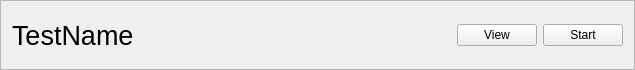
<?xml version="1.0" encoding="UTF-8"?>
<ui version="4.0">
 <class>testButtonFrame</class>
 <widget class="QFrame" name="testButtonFrame">
  <property name="geometry">
   <rect>
    <x>0</x>
    <y>0</y>
    <width>635</width>
    <height>70</height>
   </rect>
  </property>
  <property name="sizePolicy">
   <sizepolicy hsizetype="Preferred" vsizetype="Fixed">
    <horstretch>0</horstretch>
    <verstretch>0</verstretch>
   </sizepolicy>
  </property>
  <property name="windowTitle">
   <string>Frame</string>
  </property>
  <property name="frameShape">
   <enum>QFrame::StyledPanel</enum>
  </property>
  <layout class="QHBoxLayout" name="horizontalLayout">
   <item>
    <widget class="QLabel" name="testNameLabel">
     <property name="font">
      <font>
       <pointsize>20</pointsize>
      </font>
     </property>
     <property name="text">
      <string>TestName</string>
     </property>
    </widget>
   </item>
   <item>
    <spacer name="middleSpacer">
     <property name="orientation">
      <enum>Qt::Horizontal</enum>
     </property>
     <property name="sizeHint" stdset="0">
      <size>
       <width>40</width>
       <height>20</height>
      </size>
     </property>
    </spacer>
   </item>
   <item>
    <spacer name="verticalSpacer">
     <property name="orientation">
      <enum>Qt::Vertical</enum>
     </property>
     <property name="sizeType">
      <enum>QSizePolicy::Fixed</enum>
     </property>
     <property name="sizeHint" stdset="0">
      <size>
       <width>20</width>
       <height>40</height>
      </size>
     </property>
    </spacer>
   </item>
   <item>
    <widget class="QPushButton" name="viewButton">
     <property name="text">
      <string>View</string>
     </property>
    </widget>
   </item>
   <item>
    <widget class="QPushButton" name="startButton">
     <property name="text">
      <string>Start</string>
     </property>
    </widget>
   </item>
  </layout>
 </widget>
 <resources/>
 <connections/>
</ui>
